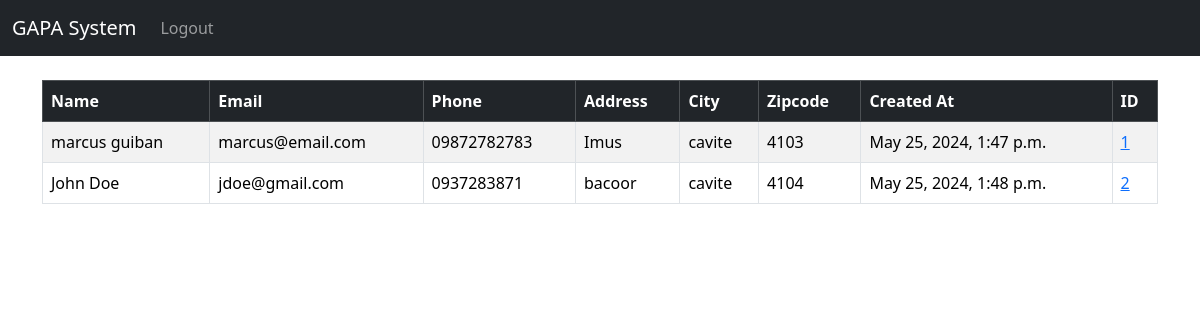
The app's page / (signed in) with its own data.
### website/models.py (models this page shows, shortened)
class Record(models.Model):
    created_at = models.DateTimeField(auto_now_add=True)
    first_name = models.CharField(max_length=50)
    last_name = models.CharField(max_length=50)
    email = models.CharField(max_length=100)
    phone = models.CharField(max_length=15)
    address = models.CharField(max_length=50)
    city = models.CharField(max_length=50)
    zipcode = models.CharField(max_length=20)

### website/views.py (the view)
# urls.py: path('', views.home, name='home'),
def home(request):
    records = Record.objects.all()
    if request.method == 'POST':
        username = request.POST['username']
        password = request.POST['password']
        user = authenticate(request, username=username, password=password)
        if user is not None:
            login(request, user)
            messages.success(request, "You have been logged in!")
            return redirect('home')
        else:
            messages.success(request, "Invalid credentials")
            return redirect('home')
    else:
        return render(request, 'home.html',{'records': records})

### website/templates/home.html (shortened to what this page needs)
{% extends 'base.html' %}
{% block content %}
{% if user.is_authenticated%}
  <table class="table table-striped table-hover table-bordered">
    <thead class="table-dark">
      <tr>
        <th scope="col">Name</th>
        <th scope="col">Email</th>
        <th scope="col">Phone</th>
        <th scope="col">Address</th>
        <th scope="col">City</th>
        <th scope="col">Zipcode</th>
        <th scope="col">Created At</th>
        <th scope="col">ID</th>
      </tr>
    </thead>
    <tbody>
  {%if records %}
  {% for record in records%}
  <tr>
    <td>{{ record.first_name }} {{ record.last_name }}</td>
    <td>{{ record.email }}</td>
    <td>{{ record.phone }}</td>
    <td>{{ record.address }}</td>
    <td>{{ record.city }}</td>
    <td>{{ record.zipcode }}</td>
    <td>{{ record.created_at }}</td>
    <td><a href="{% url 'record' record.id %}">{{ record.id }}</a></td>
  </tr>
  {% endfor %}
{% endif %}
{% endif %}
{% endblock %}

### website/templates/base.html (shortened to what this page needs)
<!doctype html>
<html lang="en">
  <head>
    <link href="https://cdn.jsdelivr.net/npm/bootstrap@5.3.3/dist/css/bootstrap.min.css" rel="stylesheet">
  </head>
  <body>
    {% include 'navbar.html' %}
   <div class="container">
    <br/>
    {%block content %}
    {% endblock %}
   </div>
  </body>
</html>

### website/templates/navbar.html (shortened to what this page needs)
<nav class="navbar navbar-expand-lg navbar-dark bg-dark">
    <div class="container-fluid">
      <a class="navbar-brand" href="{% url 'home' %}">GAPA System</a>
      <div class="collapse navbar-collapse" id="navbarSupportedContent">
        <ul class="navbar-nav me-auto mb-2 mb-lg-0">
            {% if user.is_authenticated %}
          <li class="nav-item">
            <a class="nav-link" href="{% url 'logout'%}">Logout</a>
          </li>
          {%endif%}
        </ul>
      </div>
    </div>
  </nav>

### records on screen
Record: first_name "marcus", last_name "guiban", email "marcus@email.com", phone "09872782783", address "Imus", city "cavite", zipcode "4103", created_at "May 25, 2024, 1:47 p.m.", id "1"
Record: first_name "John", last_name "Doe", email "jdoe@gmail.com", phone "0937283871", address "bacoor", city "cavite", zipcode "4104", created_at "May 25, 2024, 1:48 p.m.", id "2"
